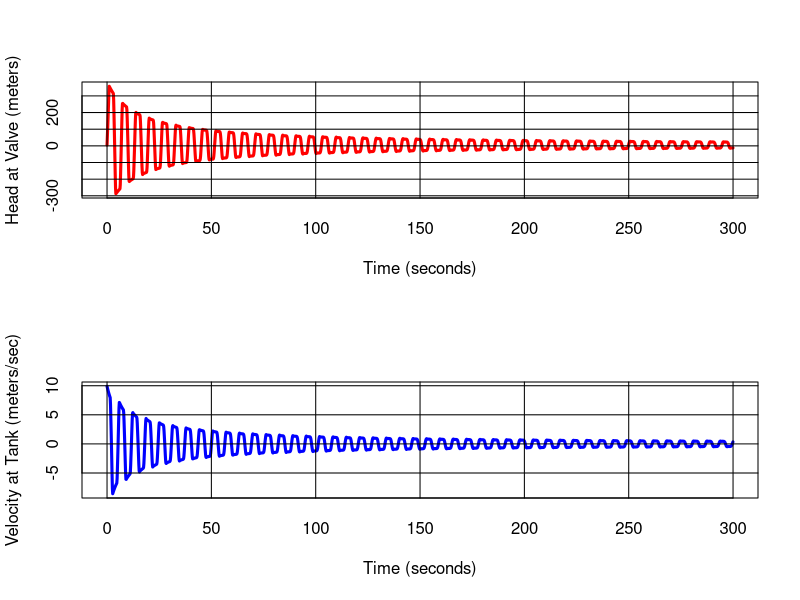

This figure's R source:
##########################################################################################
# Pipeline Transients using Explicit Finite Differences (linearized formulation)         #
##########################################################################################
rm(list=ls()) # deallocate memory
######## prototype functions ###############
celerity <- function(density,elasticity_fluid,elasticity_solid,diameter,thickness){
  temp1<- 1.0/elasticity_fluid
  temp2<- diameter/(elasticity_solid*thickness)
  temp3<- temp1 + temp2
  temp4<- density*temp3
  celerity <- sqrt(1.0/temp4)
  return(celerity)
}
### Simulator Code ##############################
# Simulation Conditions (this section could be replaced with an input file)
# fluid properties
density <- 1000  #kg/m^3
elasticity_fluid <-   2.0e09 #Pa
elasticity_solid <- 21.0e09 #Pa
diameter <-  0.500 #m
thickness <- 0.004 #m
cc <- celerity(density,elasticity_fluid,elasticity_solid,diameter,thickness)
message("        Wave Celerity : ", cc)
# simulation properties
deltax <- 60 #meters
courantRatio <- 0.99 #select courant ratio to set time step.  If bigger than 1 unstable
deltat <- courantRatio*(deltax/cc) # force to be courant number for stability
# allocate head and velocity vectors, assign initial values
startHead <- 5.0 #meters
startVelo <- 9.9 #meters/second
pipeLength <- 6000 #meters
closeTime <- 1.0 #seconds
simulationDuration <- 300 #seconds
frictionFactor <- 0.016 #Moody Chart
cellCount <- as.integer((pipeLength/600)+1)
head <- numeric(0)
velocity <- numeric(0)
for(i in 1:cellCount){
      head[i]<-startHead
  velocity[i]<-startVelo
}
# useful constants
dtdx <- deltat/deltax
cc2g <- cc^2/9.81
do2 <- 1.0/(diameter*2) #used when friction included
# allocate some output vectors
etime<-numeric(0)
headvalve<-numeric(0)
velocitytank<-numeric(0)
# simulation values
etime[1] <- 0
headvalve[1] <- head[cellCount]
velocitytank[1] <-velocity[1]
######################
# Time Stepping Loop #
######################
maxiter <- 1+simulationDuration/deltat
for(itime in 2:maxiter){
  etime[itime]<-etime[itime-1]+deltat
###### valve closure model ##############
  closeRatio <- 1.0 - (etime[itime]/closeTime)
  if(closeRatio >= 0.0){
  velocity[cellCount] <- closeRatio*sqrt(2*9.8*(head[1]))
  }
  else{
  velocity[cellCount] <- 0
  }
####### update velocity #########
for(i in 1:(cellCount-1)){
  friction <- frictionFactor*velocity[i]*abs(velocity[i])*do2
  velocity[i]=velocity[i]-9.81*dtdx*(head[i+1]-head[i])-deltat*friction
}
####### update head #########
for(i in 2:(cellCount)){
  head[i]=head[i]-cc2g*dtdx*(velocity[i]-velocity[i-1])
}
headvalve[itime]<-head[cellCount]
velocitytank[itime] <-velocity[1]
}
# report results
message("Maximum head at valve : ",max(headvalve))
message("Minimum head at valve : ",min(headvalve))
# plot results
par(mfrow=c(2,1))
plot(etime,headvalve,type="l",pch=19,lwd=3,tck=1,xlab="Time (seconds)",ylab="Head at Valve (meters)",col="red")
plot(etime,velocitytank,type="l",pch=19,lwd=3,tck=1,xlab="Time (seconds)",ylab="Velocity at Tank (meters/sec)",col="blue")